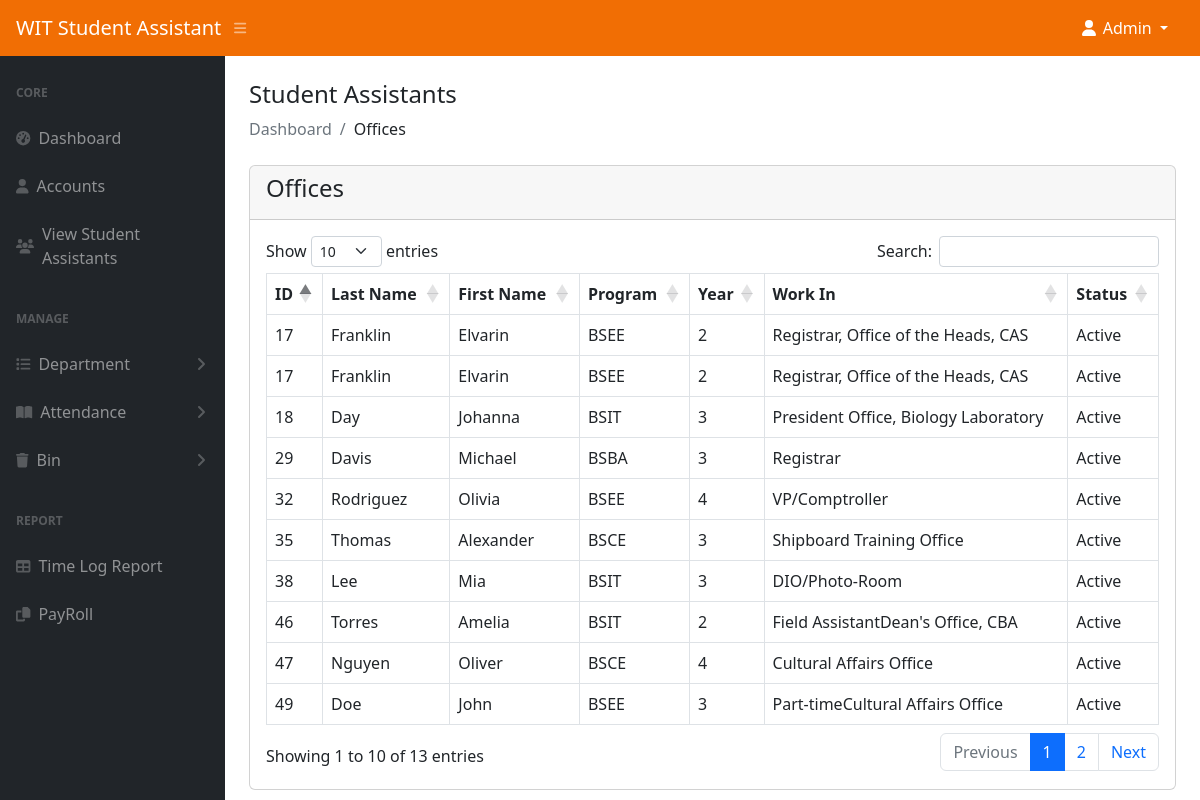
Page /admin/offices.php (signed in) on the committed database.
### tables this page shows
CREATE TABLE `student_assistant` (
  `id` int(11) NOT NULL,
  `student_id` int(11) NOT NULL,
  `last_name` varchar(50) NOT NULL,
  `first_name` varchar(50) NOT NULL,
  `program` varchar(100) NOT NULL,
  `year` int(11) NOT NULL,
  `work` varchar(255) NOT NULL,
  `fingerprint_id` int(11) DEFAULT NULL,
  `image` text DEFAULT NULL,
  `status` tinyint(1) NOT NULL DEFAULT 0 COMMENT '0-visible,1=hidden,2=deleted',
  `age` int(11) NOT NULL,
  `sex` varchar(100) NOT NULL,
  `civil_status` varchar(100) NOT NULL,
  `date_of_birth` varchar(100) NOT NULL,
  `city_address` text NOT NULL,
  `contact_no1` varchar(15) NOT NULL,
  `contact_no2` varchar(15) NOT NULL,
  `contact_no3` varchar(15) NOT NULL,
  `province_address` text NOT NULL,
  `guardian` varchar(100) NOT NULL,
  `honor_award` text NOT NULL,
  `past_scholar` varchar(100) NOT NULL,
  `present_scholar` varchar(999) NOT NULL,
  `work_experience` text NOT NULL,
  `special_talent` text NOT NULL,
  `out_name1` varchar(100) DEFAULT NULL,
  `comp_add1` varchar(255) DEFAULT NULL,
  `cn1` varchar(20) DEFAULT NULL,
  `out_name2` varchar(100) DEFAULT NULL,
  `comp_add2` varchar(255) DEFAULT NULL,
  `cn2` varchar(20) DEFAULT NULL,
  `out_name3` varchar(100) DEFAULT NULL,
  `comp_add3` varchar(255) DEFAULT NULL,
  `cn3` varchar(20) DEFAULT NULL,
  `from_wit1` varchar(100) DEFAULT NULL,
  `comp_add4` varchar(255) DEFAULT NULL,
  `cn4` varchar(20) DEFAULT NULL,
  `from_wit2` varchar(100) DEFAULT NULL,
  `comp_add5` varchar(255) DEFAULT NULL,
  `cn5` varchar(20) DEFAULT NULL,
  `from_wit3` varchar(100) DEFAULT NULL,
  `comp_add6` varchar(255) DEFAULT NULL,
  `cn6` varchar(20) DEFAULT NULL,
  `fathers_name` varchar(100) DEFAULT NULL,
  `fathers_occ` varchar(100) DEFAULT NULL,
  `fathers_income` decimal(10,2) DEFAULT NULL,
  `mothers_name` varchar(100) DEFAULT NULL,
  `mothers_occ` varchar(100) DEFAULT NULL,
  `mothers_income` decimal(10,2) DEFAULT NULL,
  `siblings` text DEFAULT NULL
);

### admin/offices.php (the view, shortened to what this page needs)
<?php
include('authentication.php');
include('includes/header.php');
?>
<div class="container-fluid px-4">
    <h4 class="mt-4">Student Assistants</h4>
    <ol class="breadcrumb mb-4">
        <li class="breadcrumb-item active">Dashboard</li>
        <li class="breadcrumb-item">Offices</li>
    </ol>
    <div class="row">
        <div class="col-md-12">
            <div class="card">
                <div class="card-header">
                    <h4>Offices</h4>
                </div>
                <div class="card-body">
                    <table id="myTable"class="table table-bordered">
                        <thead>
                            <tr>
                                <th>ID</th>
                                <th>Last Name</th>
                                <th>First Name</th>
                                <th>Program</th>
                                <th>Year</th>
                                <th>Work In</th>
                                <th>Status</th>
                            </tr>
                        </thead>
                        <tbody>
                            <?php
                            $query = "
                           SELECT sa.*, w.work_name
                           FROM student_assistant sa
                           JOIN work w
                           ON sa.work LIKE CONCAT('%', w.work_name, '%')
                           WHERE w.type = 'Office';
                       ";
                            $query_run = mysqli_query($con, $query);
                            if (mysqli_num_rows($query_run) > 0) {
                                foreach ($query_run as $row) {
                            ?>
                                    <tr>
                                        <td><?= $row['id']; ?></td>
                                        <td><?= $row['last_name']; ?></td>
                                        <td><?= $row['first_name']; ?></td>
                                        <td><?= $row['program']; ?></td>
                                        <td><?= $row['year']; ?></td>
                                        <td><?= $row['work']; ?></td>
                                        <td>Active</td>
                                    <?php
                                }
                            } else {
                                    ?>
                                    <tr>
                                        <td colspan="6">No Record Found</td>
                                    </tr>
                                <?php
                            }
                                ?>
                        </tbody>
                    </table>
                </div>
            </div>
        </div>
    </div>
</div>
<?php
include('includes/scripts.php');
?>

### rows in the picture
student_assistant: id "18", last_name "Day", first_name "Johanna", program "BSIT", year "3", work "President Office, Biology Laboratory"
student_assistant: id "17", last_name "Franklin", first_name "Elvarin", program "BSEE", year "2", work "Registrar, Office of the Heads, CAS"
student_assistant: id "29", last_name "Davis", first_name "Michael", program "BSBA", year "3", work "Registrar"
student_assistant: id "47", last_name "Nguyen", first_name "Oliver", program "BSCE", year "4", work "Cultural Affairs Office"
student_assistant: id "49", last_name "Doe", first_name "John", program "BSEE", year "3", work "Part-timeCultural Affairs Office"
student_assistant: id "38", last_name "Lee", first_name "Mia", program "BSIT", year "3", work "DIO/Photo-Room"
student_assistant: id "46", last_name "Torres", first_name "Amelia", program "BSIT", year "2", work "Field AssistantDean's Office, CBA"
student_assistant: id "35", last_name "Thomas", first_name "Alexander", program "BSCE", year "3", work "Shipboard Training Office"
student_assistant: id "32", last_name "Rodriguez", first_name "Olivia", program "BSEE", year "4", work "VP/Comptroller"
